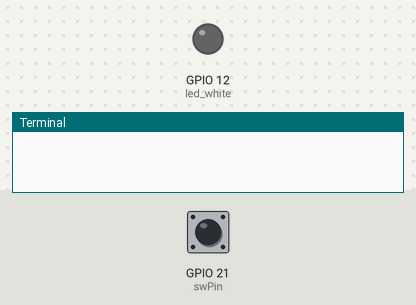
This program was run on a simulated Raspberry Pi (BCM pin numbers). On the bench: output pins drawn as LEDs (lit = HIGH), the last lines printed to the terminal. The test bench sets the inputs (shaded band); at power-on: GPIO 21 (swPin) HIGH.

Above: at 1.2 s.
1.3 s: GPIO 21 (swPin) pulled LOW for 0.15 s
At 2.2 s:
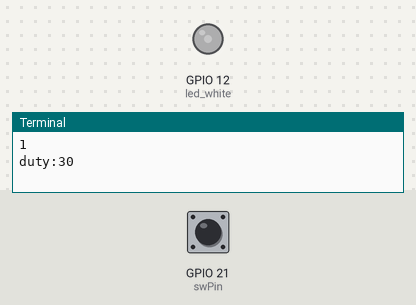
3.0 s: GPIO 21 (swPin) pulled LOW for 1 s
At 3.5 s:
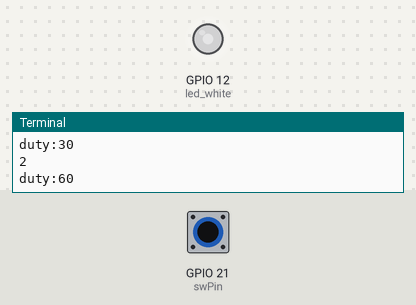
5.5 s: GPIO 21 (swPin) pulled LOW for 0.15 s
At 6.6 s:
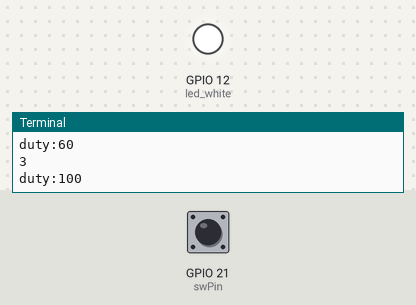
Timing chart, 0 to 8.5 s (numbered marks = the images above; inputs shaded):
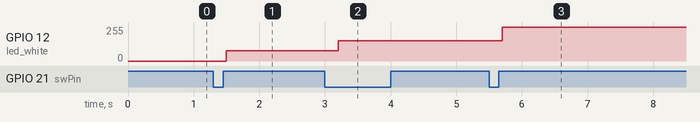

The program:

main4-1.py
```python
from gpiozero import PWMLED,Button
from time import sleep

led_white = PWMLED(12)
swPin = Button(21)

swState = 0

newSw = 0
oldSw = 0

def swOn():
    global newSw
    global oldSw
    newSw = swPin.is_pressed

    if newSw != oldSw:
        oldSw = newSw
        if newSw == 1:
            return 1

    return 0

try:
    while True:
        if swOn() == 1:
            swState = swState + 1
            if swState >= 4:
                swState = 0
            sleep(0.2)

            print(swState)

            if swState == 0:
                led_white.value = 0
                print("duty:0")
            elif swState == 1:
                led_white.value = 0.3
                print("duty:30")
            elif swState == 2:
                led_white.value = 0.6
                print("duty:60")
            elif swState == 3:
                led_white.value = 1.0
                print("duty:100")

except KeyboardInterrupt:
    pass

led_white.value = 0
```

Measured:
- after the input at 1.3 s, GPIO 12 (led_white): 0/255 → 77/255 after 0.20 s
- after the input at 3.0 s, GPIO 12 (led_white): 77/255 → 153/255 after 0.20 s
- after the input at 5.5 s, GPIO 12 (led_white): 153/255 → 255/255 after 0.20 s
